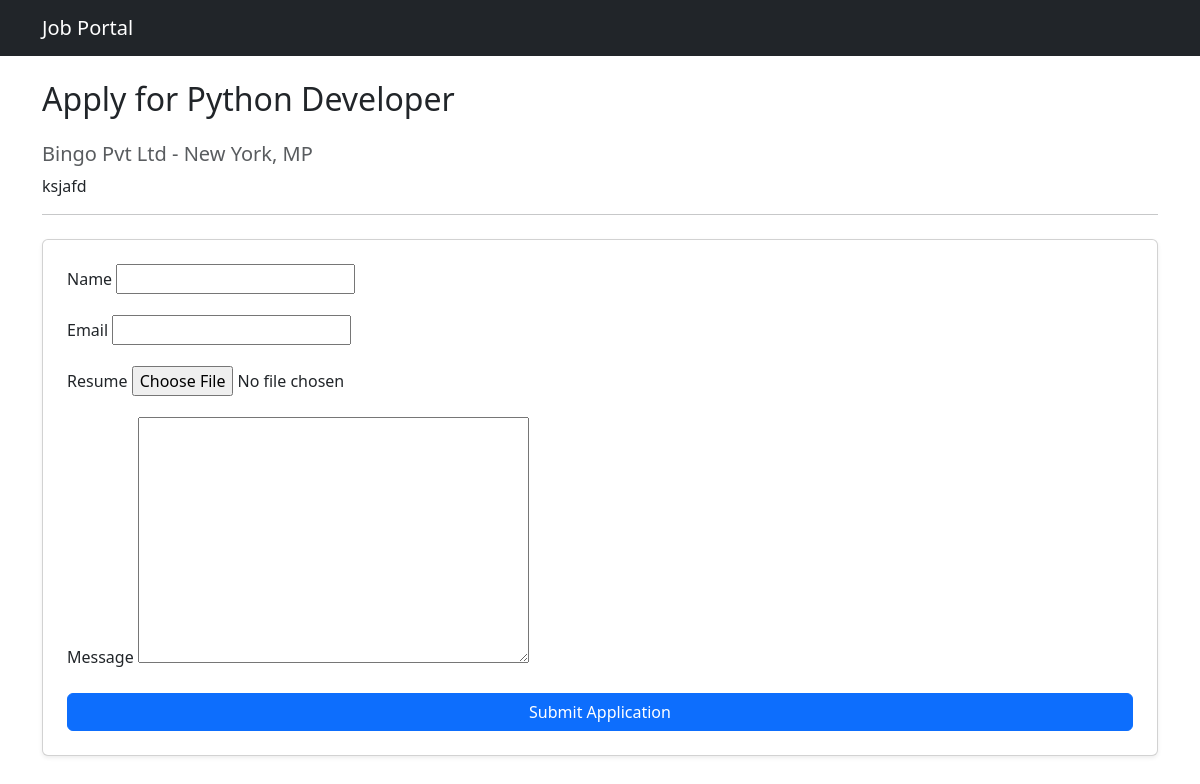
Screenshot of /apply/1/ with the database file from the repository.
### myapp/models.py (models this page shows, shortened)
class Job(models.Model):
    job_title = models.CharField(max_length=200)
    company_name = models.CharField(max_length=200)
    description = models.TextField()
    openings = models.PositiveIntegerField()
    location = models.CharField(max_length=100)
    contact_email = models.EmailField()
    approved = models.BooleanField(default=False)
    created_at = models.DateTimeField(auto_now_add=True)

### myapp/views.py (the view)
# urls.py: path('apply/<int:job_id>/', views.apply_job, name='apply_job'),
def apply_job(request, job_id):
    job = get_object_or_404(Job, id=job_id, approved=True)
    if request.method == 'POST':
        form = JobApplicationForm(request.POST, request.FILES)
        if form.is_valid():
            application = form.save(commit=False)
            application.job = job
            application.save()
            return render(request, 'myapp/application_success.html', {'job': job})
    else:
        form = JobApplicationForm()
    return render(request, 'myapp/apply_job.html', {'job': job, 'form': form})

### myapp/forms.py
class JobApplicationForm(forms.ModelForm):
    class Meta:
        model = JobApplication
        fields = ['name', 'email', 'resume', 'message']

### myapp/templates/myapp/apply_job.html (shortened to what this page needs)
{% extends "myapp/base.html" %}
{% block content %}
<h2 class="mb-4">Apply for {{ job.job_title }}</h2>
<h5 class="text-muted">{{ job.company_name }} - {{ job.location }}</h5>
<p>{{ job.description }}</p>
<hr>
<form method="post" enctype="multipart/form-data" class="mt-4 card p-4 shadow-sm">
    {% for field in form %}
        <div class="mb-3">
            <label class="form-label">{{ field.label }}</label>
            {{ field }}
        </div>
    {% endfor %}
    <button type="submit" class="btn btn-primary">Submit Application</button>
</form>
{% endblock %}

### rows the page displays
Job: job_title "Python Developer", company_name "Bingo Pvt Ltd", location "New York, MP", description "ksjafd"

### other values shown
{{ field.label }} "Name" "Email" "Resume" "Message"
